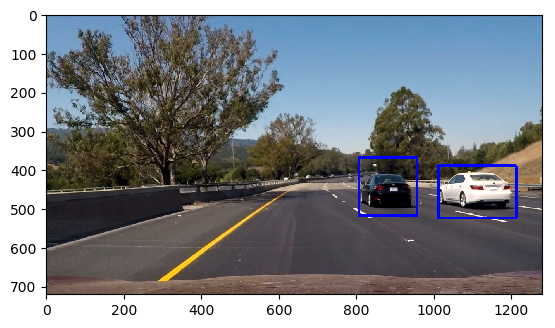
#> input picture found.png, 555 x 328 px; its folder holds only this picture in this run
$ python -i vehicleDetection.py   (imports and definitions only)   (older library calls are emulated)
#> lines starting #> are read from the running program, lines starting #| are printed output that depends on the picture
import os
import glob
import cv2
import matplotlib.image as mpimg
import matplotlib.pyplot as plt
import numpy as np
import time
from skimage.feature import hog
from sklearn.svm import LinearSVC
from sklearn.preprocessing import StandardScaler
from sklearn.model_selection import train_test_split
from scipy.ndimage.measurements import label
import pickle

'''-------------------------
        Feature Parameters
----------------------------'''
color_space = 'YUV'
orient = 9
pix_per_cell = 8
cell_per_block = 2
hog_channel = 'ALL'
spatial_size = (32, 32)
hist_bins = 200
spatial_feat = True
hist_feat = True
hog_feat = True

# Image Parameters
n_samples = 100
y_start_stop = [380, 620]
x_start_stop = [None, None]
overlap = 0.5
xy_window = (128, 128)

ystart = 400
ystop = 656
scale = 1.5

usePickle = True
make_video = False
offset = 12

count = 1
'''====================================
        Function Definitions
======================================='''
'''-------------------------
        HOG features
----------------------------'''
# [23 lines left out: function get_hog_features, not called in this run]

'''-------------------------
        Bin Spatial
----------------------------'''
# [6 lines left out: function bin_spatial, not called in this run]

'''-------------------------
        Color Histogram
----------------------------'''
# [14 lines left out: function color_hist, not called in this run]

'''-------------------------
        Extract Features
----------------------------'''
# [67 lines left out: function extract_features, not called in this run]

'''-------------------------
        Slide Windows ##
----------------------------'''
# [46 lines left out: function slide_window, not called in this run]


'''-------------------------
        Draw Boxes
----------------------------'''
# [7 lines left out: function draw_boxes, not called in this run]

'''-------------------------
        Single Image Features
----------------------------'''
# [71 lines left out: function single_img_features, not called in this run]

'''-------------------------
        Search Windows
----------------------------'''
# [48 lines left out: function search_windows, not called in this run]

'''-------------------------
        Visualize
----------------------------'''
# [15 lines of commented-out code are left out]

'''-------------------------
        Convert Color
----------------------------'''
# [32 lines left out: function convert_color, not called in this run]


'''-------------------------
        Find Cars
----------------------------'''

# Define a single function that can extract features using hog sub-sampling and make predictions
# [119 lines left out: function find_cars, not called in this run]

'''-------------------------
        Apply Threshold
----------------------------'''
def apply_threshold(heatmap, threshold):
    heatmap[heatmap <= threshold] = 0
    return heatmap


'''-------------------------
        Draw Labeled Boxes
----------------------------'''
# [16 lines left out: function draw_labeled_bboxes, not called in this run]

'''-------------------------
        Show
----------------------------'''
# [22 lines left out: function show, not called in this run]

'''-------------------------
        Mag Threshold
----------------------------'''
# [10 lines left out: function mag_threshold, not called in this run]


'''==========================
        Multiple Images
============================='''

'''-------------------------
    Read In Images
----------------------------'''

# Read in cars and notcars
cars = glob.glob('vehicles/*/*.png')
notcars = glob.glob('non-vehicles/*/*.png')
searchpath = 'test_images/*'
example_images = glob.glob(searchpath)

'''-------------------------
        Train Classifier
----------------------------'''
# [47 lines not run here, left out]

'''-------------------------
        Save Pickle
----------------------------'''
# [10 lines not run here, left out]


'''---------------------------------
        Process Image
------------------------------------'''
heatmaps = []

def process_img(img):

    draw_img = np.copy(img)
    img = img.astype(np.float32) / 255

    # Find Cars
    for i in range(4):
        scale = 1.0 + (0.2 * i)
        heatmap = find_cars(img, svc=svc, X_scaler=X_scaler, scale=scale, i=i)
        heatmaps.append(heatmap)

    '''-------------------
        Heatmap
    ----------------------'''
    if make_video == True:
        total_heatmap = np.sum(heatmaps[-21:], axis=0)
        if len(heatmaps) < 21:
            threshold = len(heatmaps) //3
        else:
            threshold = 7

        # Apply Threshold
        cooled_heatmap = apply_threshold(total_heatmap, threshold=threshold)

    if make_video == False:
        threshold = 3
        total_heatmap = np.sum(heatmaps[-3:], axis=0)
        cooled_heatmap = apply_threshold(total_heatmap, threshold=threshold)

    '''-------------------
        Labels
    ----------------------'''
    labels = label(cooled_heatmap)

    '''-------------------
        Draw Image
    ----------------------'''
    draw_img = draw_labeled_bboxes(draw_img, labels)
    return draw_img


'''=======================
    Test Images
=========================='''
count = 0
# [8 lines not run here, left out]

'''=======================
    Video
=========================='''
# [7 lines not run here, left out]

>>> import cv2
>>> picture = cv2.cvtColor(cv2.imread('found.png'), cv2.COLOR_BGR2RGB)
>>> result = process_img(picture)
#> in process_img, `img = img.astype(np.float32) / 255`:
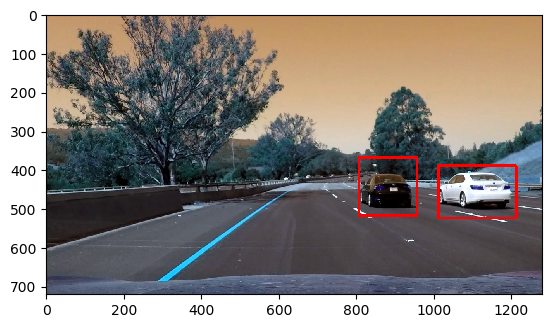
#> img: shape (328, 555, 3) float32; mean of channels 0, 1, 2 0.513, 0.529, 0.552; drawn as B, G, R
#> after the loop in process_img, `for i in range(4):`: heatmaps = []
#> (the run stopped early here; a loop or call above may not have finished)
